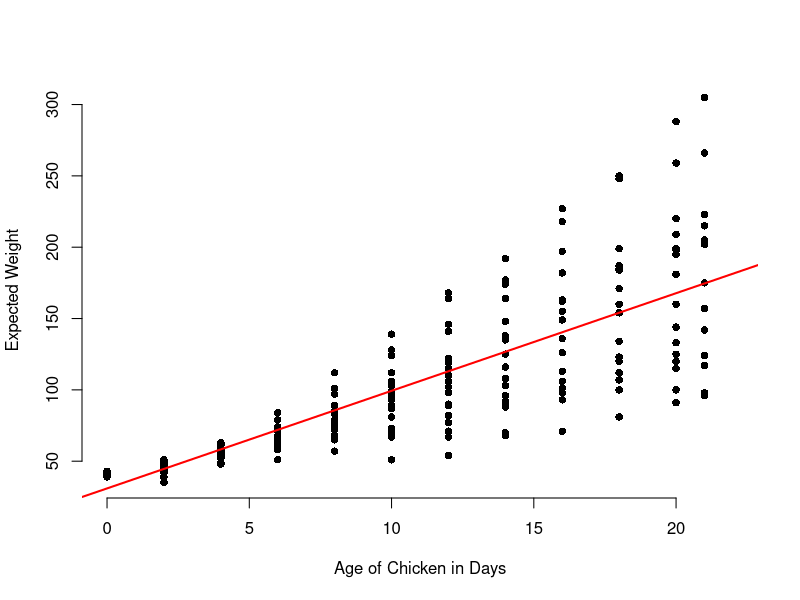

The R source for this figure:
## ---- chunk 1
knitr::opts_chunk$set(echo = FALSE)
## ---- chunk 2
    library(dplyr)
    library(datasets)

    model1 <- lm(weight ~ Time, data = subset(ChickWeight, Diet == 1))
    plot(weight ~ Time, data = subset(ChickWeight, Diet == 1),
                 xlab = "Age of Chicken in Days", 
                 ylab = "Expected Weight", bty = "n", pch = 16,
                 xlim = c(0, 22))
            abline(model1, col = "red", lwd = 2)
